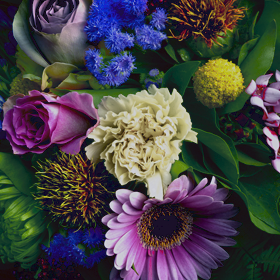
%> input picture make_situmilus/ExperimentalStimulus/MakeImage/OriginalImage/flower.bmp, 280 x 280 px
$ octave mosaic_m.m   (GNU Octave 9; MATLAB toolbox functions it lacks are replaced by stand-ins)
%> lines starting %> are read from the running program, lines starting %| are printed output that depends on the picture; in (x1, y1, x2, y2) boxes, pixels count from 0 and x2, y2 are one past the last pixel; in counts of white or black regions, pixels touching at a corner belong together; the program's own positions count from 1
clear all; close all;

%%%%%%%%%%% 画像の読み込み %%%%%%%%%%%
Ori=imread('./OriginalImage/flower.bmp');    % 原画像
%> Ori is the input picture: size 280x280x3 uint8; mean R, G, B 71.6, 68.5, 71.9
Mk = imread('./OriginalImage/flower.bmp');


% ++++++++++++縦横のサイズ+++++++++++
width = 280; height = 280;

%%% 画像表示
%%% info=imfinfo('fruits.bmp');
%figure;  imagesc(Q);  axis image;F
%figure;  imagesc(P);  axis image;


% Xred=X(:,:,1); Xgreen=X(:,:,2); Xblue=X(:,:,3);
RGBdo=double(Ori);
RGB=RGBdo/255;    %原画像

RGBm=double(Mk);
RGBm=RGBm/255;

%%%%%maskの準備
mask = zeros(height,width);

%%%mask(i,j)にはi,jのマスクの明るさが入っている．黒＝０，白＝１
    for i = 1:height
        for j= 1:width
            mask(i,j) = (RGBm(i,j,1)+RGBm(i,j,2)+RGBm(i,j,3))/3;
        end
    end
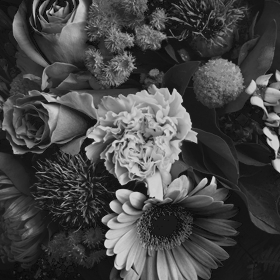
%> mask: size 280x280 double; min 0.0235, max 0.864, mean 0.277


%%% RGB -> sRGBへの変換（標準規格）
%原画像
sRGB = zeros(height,width,3);
for k = 1:3
    for i = 1:height
        for j= 1:width
            if RGB(i,j,k) <= 0.04045
                sRGB(i,j,k) = RGB(i,j,k)/12.92;
            else
                sRGB(i,j,k) = ((RGB(i,j,k)+0.055)/1.055)^2.4;
            end
        end
    end
end
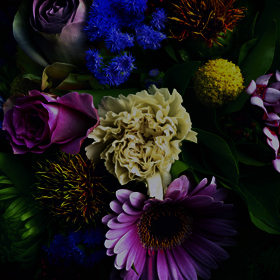
%> sRGB: size 280x280x3 double; mean R, G, B 0.123, 0.103, 0.115


%%% sRGB -> XYZ(1931)への変換
% Mxyz = [0.4124,0.3576,0.1805;0.2126,0.7152,0.0722;0.0193,0.1192,0.9505]
% inv(Mxyz) = [3.2406,-1.5372,-0.4986;-0.9689,1.8758,0.0415;0.0557,-0.2040,1.0570]

%　原画像
x = sRGB(:,:,1)*0.4124+sRGB(:,:,2)*0.3576+sRGB(:,:,3)*0.1805;
y = sRGB(:,:,1)*0.2126+sRGB(:,:,2)*0.7152+sRGB(:,:,3)*0.0722;
z = sRGB(:,:,1)*0.0193+sRGB(:,:,2)*0.1192+sRGB(:,:,3)*0.9505;

X = x*100;
Y = y*100;
Z = z*100;


%%% XYZ(1931) -> Labへの変換
Xn = 95.04;
Yn = 100.00;
Zn = 108.83;

fx = zeros(height,width);
fy = zeros(height,width);
fz = zeros(height,width);

for i = 1:height
    for j= 1:width
        if X(i,j)/Xn < 0.008856
            fx(i,j) = (903.3*X(i,j)/Xn+16)/116;
        else
            fx(i,j) = (X(i,j)/Xn)^(1/3);
        end
    end
end

for i = 1:height
    for j= 1:width
        if Y(i,j)/Yn < 0.008856
            fy(i,j) = (903.3*Y(i,j)/Yn+16)/116;
        else
            fy(i,j) = (Y(i,j)/Yn)^(1/3);
        end
    end
end
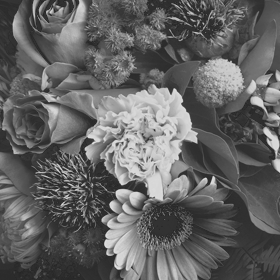
%> fy: size 280x280 double; min 0.145, max 0.892, mean 0.393

for i = 1:height
    for j= 1:width
        if Z(i,j)/Zn < 0.008856
            fz(i,j) = (903.3*Z(i,j)/Zn+16)/116;
        else
            fz(i,j) = (Z(i,j)/Zn)^(1/3);
        end
    end
end
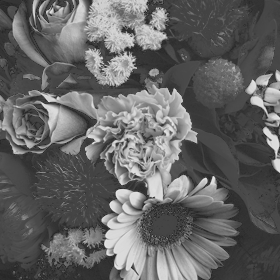
%> fz: size 280x280 double; min 0.149, max 0.913, mean 0.397

L = 116*fy-16;
a = 500*(fx-fy);
b = 200*(fy-fz);
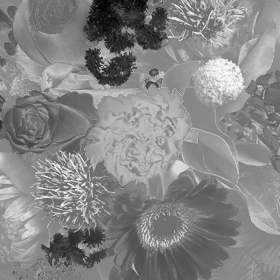
%> b: size 280x280 double; min -86.06, max 76.34, mean -0.8; drawn with min black and max white

i2 = 0;
j2 = 0;

%%%%%ランダム処理%%%%%%%%%%
sep = 40;  %ランダムパッチの分割数  画素数を割り切れる数にしないとエラーを吐く
% str = 250;  %a* b* の中心からの距離　０～２５５

deg = zeros(sep);
cells = zeros(sep);

box1L = zeros(height/sep,width/sep);
box2L = zeros(height/sep,width/sep);
box1a = zeros(height/sep,width/sep);
box2a = zeros(height/sep,width/sep);
box1b = zeros(height/sep,width/sep);
box2b = zeros(height/sep,width/sep);
ave_L = zeros(height/sep,width/sep);
ave_a = zeros(height/sep,width/sep);
ave_b = zeros(height/sep,width/sep);
mask_b = zeros(height/sep,width/sep);

flag_b = zeros(sep,sep);


%%maskが黒でない場合は入れ替えを行わない

for i1 = 0:sep-1
    for j1 = 0:sep-1
         %%%%box2に入れ替え起点の情報を保存する
         %%%%box2のmaskが黒でない場合終了して次の箱に
         boxst2x = i1 * (width/sep) + 1;
         boxst2y = j1 * (height/sep) + 1;
         boxen2x = (i1 + 1) * (width/sep);
         boxen2y = (j1 + 1) * (height/sep);
         m = 0;
         n = 0;
         for i = boxst2y:boxen2y
             m = m + 1;
             for j = boxst2x:boxen2x
                 n = n + 1;
                 box2L(m,n) = L(i,j);
                 box2a(m,n) = a(i,j);
                 box2b(m,n) = b(i,j);
% [6 lines of commented-out code are left out]
                 mask_b(m,n) = mask(i,j);
             end
             n = 0;
         end
         mask_fs = 0;
         for i = 1:height/sep
             for j = 1:width/sep
                 mask_fs = mask_b(i,j) + mask_fs;
             end
         end
          mask_fs = mask_fs / ((width/sep) * (height/sep));

         if mask_fs == 0


             roop = 1;
            %　無限ループ
            %　画像が埋め込んであれば再抽選
             while roop == 1
% [6 lines of commented-out code are left out]
                 %%%%box1に入れ替え先の情報を保存する
                 %%%%box1のmaskが黒でない場合入れ替え先のj2i2を再抽選

                 boxst1x = i2 * (width/sep) + 1;
                 boxst1y = j2 * (height/sep) + 1;
                 boxen1x = (i2 + 1) * (width/sep);
                 boxen1y = (j2 + 1) * (height/sep);

                 mask_fe = 0;
                 m = 0;
                 n = 0;
                 for i = boxst1y:boxen1y
                     m = m + 1;
                     for j = boxst1x:boxen1x
                         n = n + 1;
                         box1L(m,n) = L(i,j);
                         box1a(m,n) = a(i,j);
                         box1b(m,n) = b(i,j);
                         mask_b(m,n) = mask(i,j);
                     end
                     n = 0;
                 end
                 for i = 1:width/sep
                     for j = 1:height/sep
                         mask_fe = mask_b(i,j) + mask_fe;
                     end
                 end
                 mask_fe = mask_fe / ((width/sep) * (height/sep));
                 if mask_fe == 0 %画像が埋まっているかを判断
                     roop = 0;
                 end
                 if (i2 == 280) && (j2 == 280)  %画像が埋まっているかを判断
                     roop = 0;
                 end
             end

             %boxに入れた物を裏返す

%              box2L = box2L';
%              box2a = box2a';
%              box2b = box2b';
             m = 0;
             n = 0;
             for i = boxst1y:boxen1y
                 m = m + 1;
                 for j = boxst1x:boxen1x
                     n = n + 1;
                     L(i,j) = box2L(m,n);
                     a(i,j) = box2a(m,n);
                     b(i,j) = box2b(m,n);
                 end
                 n = 0;
             end
             m = 0;
             n = 0;
             for i = boxst2y:boxen2y
                 m = m + 1;
                 for j = boxst2x:boxen2x
                     n = n + 1;
                     L(i,j) = box1L(m,n);
                     a(i,j) = box1a(m,n);
                     b(i,j) = box1b(m,n);
                 end
                 n = 0;
             end
         end
    end
end
%> after the loop, box1L = [0 0 0 0 0 0 0; 0 0 0 0 0 0 0; 0 0 0 0 0 0 0; 0 0 0 0 0 0 0; 0 0 0 0 0 0 0; 0 0 0 0 0 0 0; 0 0 0 0 0 0 0]; box1a has the same summary as box1L; box1b has the same summary as box1L; box2L = [17.2 11.84 7.28 6.94 9.73 17.56 17.16; 12.87 7.63 7.63 7.05 11.96 17.16 17.03; 7.32 7.32 7.28 7.42 13.18 16.34 15.72; 7.39 7.32 7.18 7.57 13.52 15.36 9.98; 7.32 7.42 7.53 8.56 14.63 11.11 6.94; 7.67 7.67 7.57 8.56 10.34 7.67 7.32; 7.67 7.63 7.83 7.32 7.28 7.63 7.67]; box2a = [-19.59 -10.8 0.253 0.945 -5.36 -20.29 -19.8; -13.64 -0.466 -0.466 1.41 -9.87 -19.8 -21.01; 0.512 0.512 0.253 0.982 -14.82 -19.03 -20.31; 0.723 0.512 -0.199 -0.956 -15.92 -19.58 -7.03; 0.512 0.982 -0.918 -3.62 -18.06 -9.15 0.945; -0.207 -0.207 -0.956 -3.62 -7.97 -0.207 0.512; -0.207 -0.466 -2.15 0.512 0.253 -0.466 -0.207]; box2b = [9.55 4.31 -0.688 -1.18 0.597 9.35 8.82; 5.73 -0.174 -0.174 -1.02 3.05 8.82 9.96; -1.39 -1.39 -0.688 -1.23 6.15 7.69 7.49; -0.523 -1.39 -0.847 1.16 7.3 7.69 2.42; -1.39 -1.23 -0.333 1.15 7.41 3.3 -1.18; -0.878 -0.878 1.16 1.15 3.67 -0.878 -1.39; -0.878 -0.174 1.53 -1.39 -0.688 -0.174 -0.878]; mask_b = [0.114 0.0993 0.0876 0.0863 0.0967 0.114 0.112; 0.0993 0.0889 0.0889 0.0876 0.103 0.112 0.106; 0.0889 0.0889 0.0876 0.0902 0.098 0.108 0.098; 0.0889 0.0889 0.0863 0.0863 0.0967 0.098 0.0941; 0.0889 0.0902 0.0876 0.0902 0.098 0.098 0.0863; 0.0902 0.0902 0.0863 0.0902 0.0941 0.0902 0.0889; 0.0902 0.0889 0.0863 0.0889 0.0876 0.0889 0.0902]


%Labの変調

%L = L * 1.000;
%a = a * 1.000;
%b = b * 1.000;


%%% Lab->XYZ変換
for i = 1:height
    for j= 1:width
        if L(i,j) > 903.3*0.008856
            y(i,j) = ((L(i,j)+16)/116)^3;
        else
            y(i,j) = L(i,j)/903.3;
        end
    end
end

for i = 1:height
    for j= 1:width
        if y(i,j) > 0.008856
            fy(i,j) = (L(i,j)+16)/116;
        else
            fy(i,j) = (903.3*y(i,j)+16)/116;
        end
    end
end
%> fy: size 280x280 double; 6.9% of pixels changed, all inside (x1, y1, x2, y2) = (0, 0, 280, 280)

for i = 1:height
    for j= 1:width
       fx(i,j) = a(i,j)/500+fy(i,j);
    end
end
%> fx: size 280x280 double; min 0.151, max 0.893, mean 0.4; mean of the top-left, top-right, bottom-left and bottom-right quarters 0.438, 0.405, 0.383, 0.376

for i = 1:height
    for j= 1:width
       fz(i,j) = fy(i,j)-b(i,j)/200;
    end
end

for i = 1:height
    for j= 1:width
        if fx(i,j)^3 > 0.008856
            x(i,j) = fx(i,j)^3;
        else x(i,j) = (116*fx(i,j)-16)/903.3;
        end
    end
end

for i = 1:height
    for j= 1:width
        if fz(i,j)^3 > 0.008856
            z(i,j) = fz(i,j)^3;
        else z(i,j) = (116*fz(i,j)-16)/903.3;
        end
    end
end


x = Xn * x / 100;
y = Yn * y / 100;
z = Zn * z / 100;

%%% xyz->sRGB変換
sR = 3.2406*x-1.5372*y-0.4986*z;
sG = -0.9689*x+1.8758*y+0.0415*z;
sB = 0.0557*x-0.2040*y+1.0570*z;


%%% sRGBの結合
sRGB2 = zeros(height,width,3);

for i = 1:height
    for j = 1:width
        sRGB2(i,j,1) = sR(i,j);
        sRGB2(i,j,2) = sG(i,j);
        sRGB2(i,j,3) = sB(i,j);
    end
end
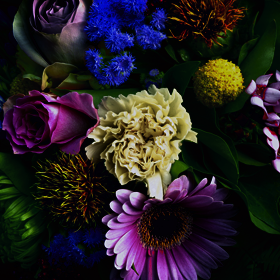
%> sRGB2: size 280x280x3 double; mean R, G, B 0.123, 0.103, 0.115; mean of the top-left, top-right, bottom-left and bottom-right quarters 0.13, 0.115, 0.108, 0.102; drawn with min black and max white


%%% sRGB -> RGBへの変換（標準規格）
RGB2 = zeros(height,width,3);

for k = 1:3
    for i = 1:height
        for j= 1:width
            if sRGB2(i,j,k) <= 0.0031308
                RGB2(i,j,k) = sRGB2(i,j,k)*12.92;
            else
                RGB2(i,j,k) = 1.055*(sRGB2(i,j,k)^(1.0 /2.4))-0.055;
            end
        end
    end
end
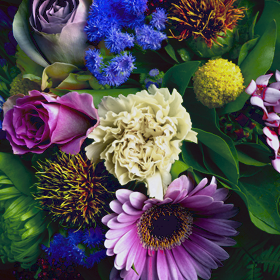
%> RGB2: size 280x280x3 double; mean R, G, B 0.281, 0.269, 0.282; mean of the top-left, top-right, bottom-left and bottom-right quarters 0.317, 0.275, 0.261, 0.256; drawn with min black and max white

RGB2 = round(RGB2 * 255);

for k=1:3
    for i = 1:height
        for j = 1:width
            if RGB2(i,j,k) <= 0
                RGB2(i,j,k) = 0;
            else if RGB2(i,j,k) >= 255
                    RGB2(i,j,k) = 255;
                end
            end
        end
    end
end


%%%　ビット数変換
RGB2 = uint8(RGB2);


%%% 変換画像(RGB)表示
figure;  imagesc(RGB2); axis image;
imwrite(RGB2,'OutputImage/flower_org_moz.bmp','bmp');
